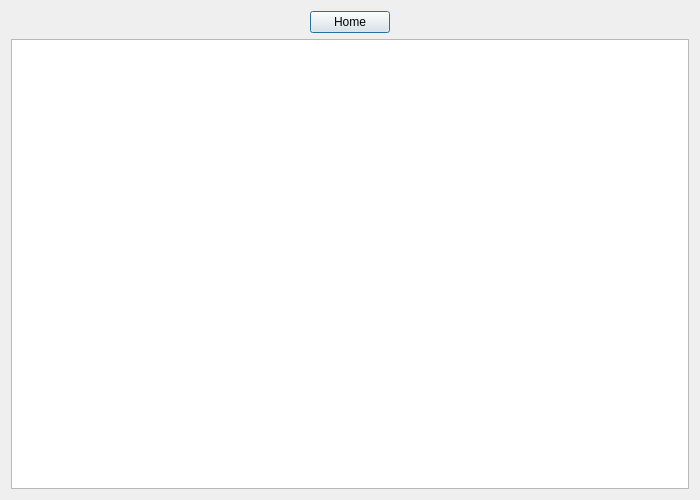
<?xml version="1.0" encoding="UTF-8"?>
<ui version="4.0">
 <class>HelpDialog</class>
 <widget class="QDialog" name="HelpDialog">
  <property name="geometry">
   <rect>
    <x>0</x>
    <y>0</y>
    <width>700</width>
    <height>500</height>
   </rect>
  </property>
  <property name="windowTitle">
   <string>Dialog</string>
  </property>
  <layout class="QVBoxLayout" name="verticalLayout">
   <item>
    <layout class="QHBoxLayout" name="horizontalLayout">
     <item>
      <spacer name="horizontalSpacer_2">
       <property name="orientation">
        <enum>Qt::Horizontal</enum>
       </property>
       <property name="sizeHint" stdset="0">
        <size>
         <width>40</width>
         <height>20</height>
        </size>
       </property>
      </spacer>
     </item>
     <item>
      <widget class="QPushButton" name="pushHomeButton">
       <property name="text">
        <string>Home</string>
       </property>
       <property name="icon">
        <iconset resource="icons.qrc">
         <normaloff>:/menu/icons/home.png</normaloff>:/menu/icons/home.png</iconset>
       </property>
      </widget>
     </item>
     <item>
      <spacer name="horizontalSpacer">
       <property name="orientation">
        <enum>Qt::Horizontal</enum>
       </property>
       <property name="sizeHint" stdset="0">
        <size>
         <width>40</width>
         <height>20</height>
        </size>
       </property>
      </spacer>
     </item>
    </layout>
   </item>
   <item>
    <widget class="QTextBrowser" name="textBrowser"/>
   </item>
  </layout>
 </widget>
 <resources>
  <include location="icons.qrc"/>
 </resources>
 <connections/>
</ui>
